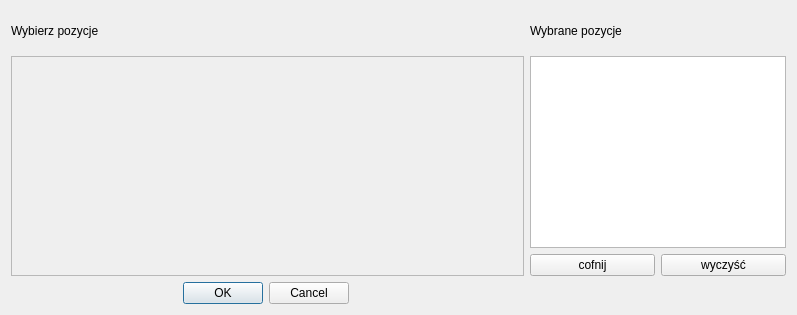
<?xml version="1.0" encoding="UTF-8"?>
<ui version="4.0">
 <class>WyborKwadratow</class>
 <widget class="QDialog" name="WyborKwadratow">
  <property name="geometry">
   <rect>
    <x>0</x>
    <y>0</y>
    <width>797</width>
    <height>315</height>
   </rect>
  </property>
  <property name="windowTitle">
   <string>Wybór pozycji</string>
  </property>
  <layout class="QGridLayout" name="gridLayout">
   <item row="1" column="0" rowspan="4" colspan="3">
    <widget class="QFrame" name="frWyborKw">
     <property name="frameShape">
      <enum>QFrame::StyledPanel</enum>
     </property>
     <property name="frameShadow">
      <enum>QFrame::Raised</enum>
     </property>
     <layout class="QGridLayout" name="grWyborKw"/>
    </widget>
   </item>
   <item row="1" column="3" rowspan="3">
    <widget class="QTableWidget" name="tbWybrane">
     <property name="sizePolicy">
      <sizepolicy hsizetype="Preferred" vsizetype="Expanding">
       <horstretch>0</horstretch>
       <verstretch>0</verstretch>
      </sizepolicy>
     </property>
    </widget>
   </item>
   <item row="0" column="0" colspan="3">
    <widget class="QLabel" name="label">
     <property name="text">
      <string>Wybierz pozycje</string>
     </property>
    </widget>
   </item>
   <item row="0" column="3">
    <widget class="QLabel" name="label_2">
     <property name="text">
      <string>Wybrane pozycje</string>
     </property>
    </widget>
   </item>
   <item row="4" column="3">
    <layout class="QHBoxLayout" name="horizontalLayout">
     <item>
      <widget class="QPushButton" name="pbBack">
       <property name="text">
        <string>cofnij</string>
       </property>
      </widget>
     </item>
     <item>
      <widget class="QPushButton" name="pbClear">
       <property name="text">
        <string>wyczyść</string>
       </property>
      </widget>
     </item>
    </layout>
   </item>
   <item row="5" column="0" colspan="2">
    <widget class="QDialogButtonBox" name="buttonBox">
     <property name="orientation">
      <enum>Qt::Horizontal</enum>
     </property>
     <property name="standardButtons">
      <set>QDialogButtonBox::Cancel|QDialogButtonBox::Ok</set>
     </property>
    </widget>
   </item>
  </layout>
 </widget>
 <resources/>
 <connections>
  <connection>
   <sender>buttonBox</sender>
   <signal>accepted()</signal>
   <receiver>WyborKwadratow</receiver>
   <slot>accept()</slot>
   <hints>
    <hint type="sourcelabel">
     <x>248</x>
     <y>254</y>
    </hint>
    <hint type="destinationlabel">
     <x>157</x>
     <y>274</y>
    </hint>
   </hints>
  </connection>
  <connection>
   <sender>buttonBox</sender>
   <signal>rejected()</signal>
   <receiver>WyborKwadratow</receiver>
   <slot>reject()</slot>
   <hints>
    <hint type="sourcelabel">
     <x>316</x>
     <y>260</y>
    </hint>
    <hint type="destinationlabel">
     <x>286</x>
     <y>274</y>
    </hint>
   </hints>
  </connection>
 </connections>
</ui>
